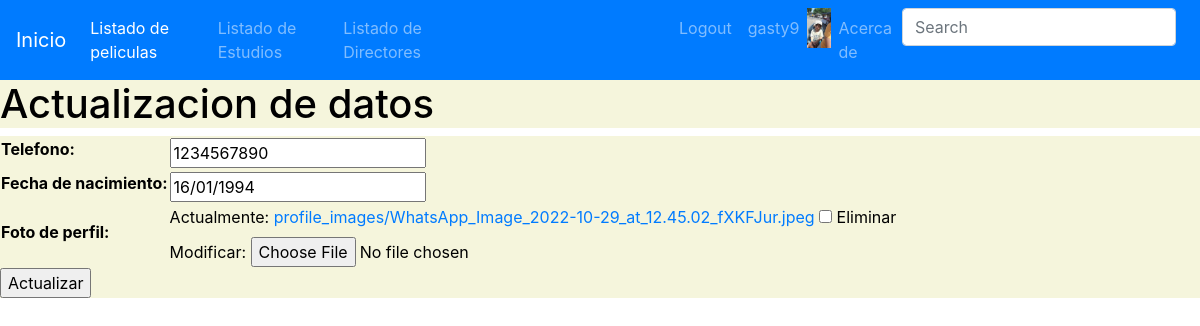
The app's page /users/update/profile/ (signed in), older data.
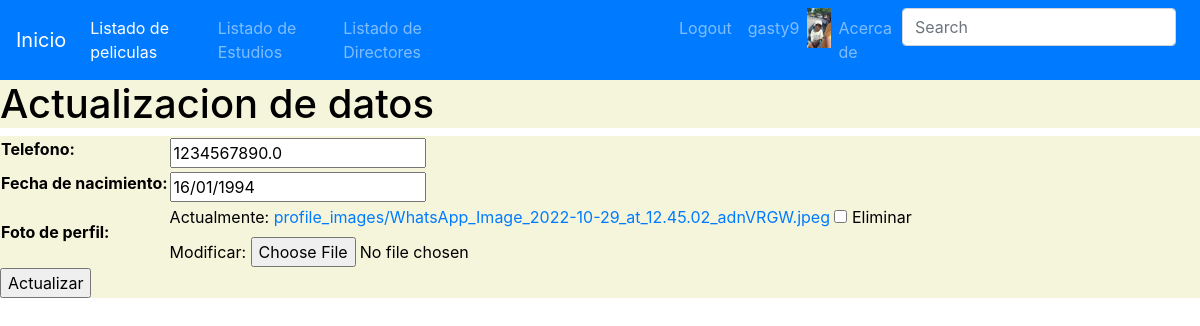
The same page, newer data.
### users/models.py (models this page shows)
class UserProfile(models.Model):
    user = models.OneToOneField(User, on_delete=models.CASCADE, related_name='profile')
    phone = models.CharField(max_length=25, null=True, blank=True)
    birth_date = models.DateField(null=True, blank=True)
    profile_picture = models.ImageField(upload_to='profile_images',null=True, blank=True)

### users/views.py (the view, shortened to what this page needs)
# urls.py: path('update/profile/', update_user_profile, name='update_user_profile'),
def update_user_profile(request):
    user = request.user
    if request.method == 'GET':
        form = UserProfileForm(initial={
            'phone':request.user.profile.phone,
            'birth_date':request.user.profile.birth_date,
            'profile_picture':request.user.profile.profile_picture
        })
        context ={
            'form':form
        }
        return render(request, 'users/update_profile.html', context=context)

### users/forms.py
class UserProfileForm(forms.ModelForm):
    phone = forms.FloatField(label='Telefono')
    birth_date = forms.DateField(label='Fecha de nacimiento')
    profile_picture = forms.ImageField(label='Foto de perfil',required=False)
    class Meta:
        model = UserProfile
        fields = ['phone', 'birth_date', 'profile_picture']

### templates/users/update_profile.html (shortened to what this page needs)
{% extends 'base.html' %}
{% block content%}
<h1 style="color: black; background-color: beige;">Actualizacion de datos</h1>
    {% if form %}
        <form action="" method="POST" enctype="multipart/form-data" style="color: black; background-color: beige;">
            <table>
                {{form.as_table}}
            </table>
            <input type="submit" value="Actualizar">
        </form>
    {% endif %}
{% endblock%}

Row changes from the older to the newer data that the page shows:
changed UserProfile: phone "1234567890" → "1234567890.0"
Text that changed along with them:
text no longer shown: "Telefono: Fecha de nacimiento: Foto de perfil: Actualmente: profile_images/WhatsApp_Image_2022-10-29_at_12.45.02_fXKFJur.jpeg Eliminar Modificar:"
text now shown: "Telefono: Fecha de nacimiento: Foto de perfil: Actualmente: profile_images/WhatsApp_Image_2022-10-29_at_12.45.02_adnVRGW.jpeg Eliminar Modificar:"
